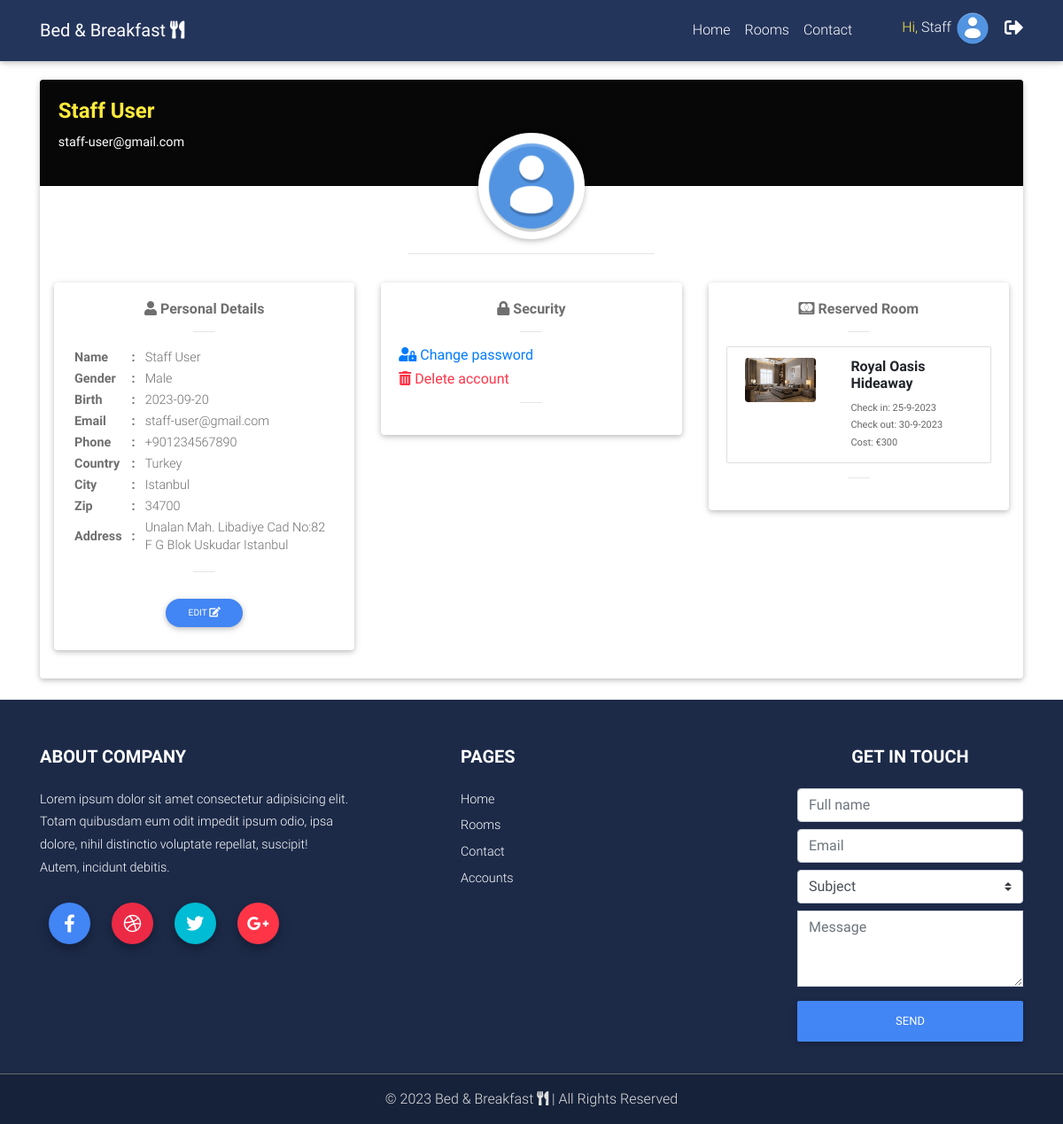
Screenshot of /user_dashboard (signed in) with the database file from the repository.
### src/models.py (models this page shows)
class User(db.Model, UserMixin):
    id = db.Column(db.Integer, primary_key=True)
    fname = db.Column(db.String(150))
    lname = db.Column(db.String(150))
    email = db.Column(db.String(150), unique=True)
    password = db.Column(db.Text)
    avatar = db.Column(db.String(225), default="default_user_img.png")
    phone = db.Column(db.String(100), default="")
    date_of_birth = db.Column(db.String(100), default="")
    gender = db.Column(db.String(100), default="")
    country = db.Column(db.String(100), default="")
    city = db.Column(db.String(100), default="")
    zip_code = db.Column(db.String(100), default="")
    address = db.Column(db.Text, default="")
    role = db.Column(db.Integer, default=0)
    registered_on = db.Column(db.String(25), default=datetime.datetime.now().date())
    hashCode = db.Column(db.Text)

class Booking(db.Model):
    id = db.Column(db.Integer, primary_key=True)
    check_in_y = db.Column(db.Integer)
    check_in_m = db.Column(db.Integer)
    check_in_d = db.Column(db.Integer)
    check_out_y = db.Column(db.Integer)
    check_out_m = db.Column(db.Integer)
    check_out_d = db.Column(db.Integer)
    chk_in_full = db.Column(db.String(125))
    chk_out_full = db.Column(db.String(125))
    total_days = db.Column(db.Integer)
    reserved_by = db.Column(db.Integer)
    reserved_by_user = db.Column(db.String(125))
    reserved_room = db.Column(db.Integer)
    reserved_room_title = db.Column(db.String(125))
    reserved_room_thumb = db.Column(db.String(125))
    reserved_room_price = db.Column(db.String(125))
    expire_date = db.Column(db.String(125))

### src/views.py (the view)
@views.route("/user_dashboard")
@login_required
def user_dashboard():
	user_booking_info = Booking.query.filter_by(reserved_by=current_user.id).all()
	default_avatar()
	check_booking_expire()
	return render_template("user/user_dashboard.html", user=current_user, user_booking=user_booking_info)

### src/views.py (called while the page is built)
def default_avatar():
	if not os.path.exists("src/static/img/user_avatars/default_user_img.png"):
		shutil.copy("src/static/img/default_user_img.png", "src/static/img/user_avatars/default_user_img.png")

def check_booking_expire():
    today_date = datetime.datetime.today().date()
    room_expired = Booking.query.filter_by(expire_date=today_date).first()
    if room_expired:
    	db.session.delete(room_expired)
    	db.session.commit()

### src/templates/user/user_dashboard.html (shortened to what this page needs)
{% extends "base.html" %}
{% block content %}
<div class="container">
<div class="row">
<div class="col-12">
<div class="card testimonial-card mb-4 p-0" style="margin-top: 90px;">
            <div class="card-up card-image" style="background: #1b191a;">
              <div class="rgba-black-strong h-100 p-3 white-text">
                <h4 class="yellow-text font-weight-bold">{{ user.fname }} {{ user.lname }}</h4>
                <p>{{ user.email }}</p>
              </div>
            </div>
            <div class="avatar mx-auto white z-depth-1">
              <a data-toggle="modal" data-target="#user_avatar_view">
                <img src="{{ url_for('static', filename='img/user_avatars/') }}{{ user.avatar }}" class="rounded-circle">
              </a>
            </div>
<hr class="w-25 mx-auto mb-0">
<div class="card-body px-3 py-4">
<div class="row">
<div class="col-lg-4 col-md-4 col-sm-12 my-2">
<div class="card-body z-depth-1 rounded text-left">
<h6 class="font-weight-bold text-center" style="color: #676767f2;"><i class="fas fa-user"></i> Personal Details</h6>
<hr style="width: 25px;">
<table style="color: #6f6f6f; line-height: 20px; border-collapse: separate;">
<tbody>
  <tr>
    <td class="font-weight-bold">Name</td>
    <td class="font-weight-bold px-2">:</td>
    <td>{{ user.fname }} {{ user.lname }}</td>
  </tr>
  <tr>
    <td class="font-weight-bold">Gender</td>
    <td class="font-weight-bold px-2">:</td>
    <td>
      {% if user.gender %}
      {{ user.gender }}
      {% endif %}
    </td>
  </tr>
  <tr>
    <td class="font-weight-bold">Birth</td>
    <td class="font-weight-bold px-2">:</td>
    <td>{{ user.date_of_birth }}</td>
  </tr>
  <tr>
    <td class="font-weight-bold">Email</td>
    <td class="font-weight-bold px-2">:</td>
    <td>{{ user.email }}</td>
  </tr>
  <tr>
    <td class="font-weight-bold">Phone</td>
    <td class="font-weight-bold px-2">:</td>
    <td>{{ user.phone }}</td>
  </tr>
  <tr>
    <td class="font-weight-bold">Country</td>
    <td class="font-weight-bold px-2">:</td>
    <td>{{ user.country }}</td>
  </tr>
  <tr>
    <td class="font-weight-bold">City</td>
    <td class="font-weight-bold px-2">:</td>
    <td>{{ user.city }}</td>
  </tr>
  <tr>
    <td class="font-weight-bold">Zip</td>
    <td class="font-weight-bold px-2">:</td>
    <td>{{ user.zip_code }}</td>
  </tr>
  <tr>
    <td class="font-weight-bold">Address</td>
    <td class="font-weight-bold px-2">:</td>
    <td style="overflow-wrap: anywhere">{{ user.address }}</td>
  </tr>
</tbody>
</table>
<hr style="width: 25px;">
<div class="text-center mt-4">
<a data-toggle="modal" data-target="#edit_details_modal" class="btn btn-primary btn-sm btn-rounded">Edit <i class="fas fa-edit"></i></a>
</div>
</div>
</div>
<div class="col-lg-4 col-md-4 col-sm-12 my-2">
<div class="card-body z-depth-1 rounded text-left">
<h6 class="font-weight-bold text-center" style="color: #676767f2;"><i class="fas fa-lock"></i> Security</h6>
<hr width="25px">
<a href="{{ url_for('auth.change_password') }}">
<h6><i class="fas fa-user-lock"></i> Change password</h6>
</a>
<a data-toggle="modal" data-target="#delete_account">
<h6 class="text-danger"><i class="fas fa-trash-alt"></i> Delete account</h6>
</a>
<hr width="25px">
</div>
</div>
<div class="col-lg-4 col-md-4 col-sm-12 my-2">
<div class="card-body z-depth-1 rounded text-left">
<h6 class="font-weight-bold text-center" style="color: #676767f2;"><i class="fab fa-cc-mastercard"></i> Reserved Room</h6>
<hr style="width: 25px;">
<ul class="list-group">
{% for user_book in user_booking %}
  <li class="list-group-item">
    <div class="row">
      <div class="col-5">
        <img src="{{ url_for('static', filename='img/admin_rooms/') }}{{ user_book.reserved_room_thumb }}" class="img-fluid rounded" width="80px">
      </div>
      <div class="col-7">
        <h6 class="font-weight-bold">{{ user_book.reserved_room_title }}</h6>
        <small class="d-block" style="font-size: 11px; color: #676767;">Check in: {{ user_book.check_in_d }}-{{ user_book.check_in_m }}-{{ user_book.check_in_y }}</small>
        <small class="d-block" style="font-size: 11px; color: #676767;">Check out: {{ user_book.check_out_d }}-{{ user_book.check_out_m }}-{{ user_book.check_out_y }}</small>
        <small class="d-block" style="font-size: 11px; color: #676767;">Cost: €{{ user_book.reserved_room_price }}</small>
      </div>
    </div>
  </li>
{% endfor %}
</ul>
<hr style="width: 25px;">
</div>
</div>
</div>
</div>
</div>
</div>
</div>
</div>
{% endblock content %}

### src/templates/navbar.html (shortened to what this page needs)
<nav class="navbar fixed-top navbar-expand-lg navbar-dark scrolling-navbar">
      <div class="container">
        <a class="navbar-brand" href="{{ url_for('views.home') }}"><strong>Bed &amp; Breakfast <i class="fas fa-utensils"></i></strong></a>
        <div class="collapse navbar-collapse" id="navbarMenu">
          <ul class="navbar-nav ml-auto smooth-scroll">
{% if user.is_authenticated %}
            <li class="nav-item">
              <a class="nav-link" href="{{ url_for('views.home') }}">Home</a>
            </li>
            <li class="nav-item">
              <a class="nav-link" href="{{ url_for('views.rooms') }}">Rooms</a>
            </li>
            <li class="nav-item">
              <a class="nav-link" href="{{ url_for('views.contact') }}">Contact</a>
            </li>
{% if user.role == 0 %}
            <li class="nav-item avatar">
              <a class="nav-link p-0 ml-5" href="{{ url_for('views.user_dashboard') }}" title="Profile">
                <span class="yellow-text">Hi, </span>{{ user.fname }}
                <img src="{{ url_for('static', filename='img/user_avatars/') }}{{ user.avatar }}" class="rounded-circle z-depth-0" style="width: 40px; height: 40px;">
              </a>
            </li>
{% endif %}
            <li class="nav-item ml-3 mt-2">
              <a class="text-white" title="Logout" data-toggle="modal" data-target="#user_logout">
                <i class="fas fa-sign-out-alt fa-lg"></i>
              </a>
            </li>
{% endif %}
          </ul>
        </div>
      </div>
</nav>

### src/static/css/style.css (style rules this page uses)
html, body, header, .jarallax { height: 100%; }

### rows the page displays
User: fname "Staff", avatar (placeholder picture), lname "User", email "staff-user@gmail.com", gender "Male", date_of_birth "2023-09-20", phone "+901234567890", country "Turkey", city "Istanbul", zip_code "34700", address "Unalan Mah. Libadiye Cad No:82 F G Blok Uskudar Istanbul"
Booking: reserved_room_thumb (picture), reserved_room_title "Royal Oasis Hideaway", check_in_d "25", check_in_m "9", check_in_y "2023", check_out_d "30", check_out_m "9", check_out_y "2023", reserved_room_price "300"
